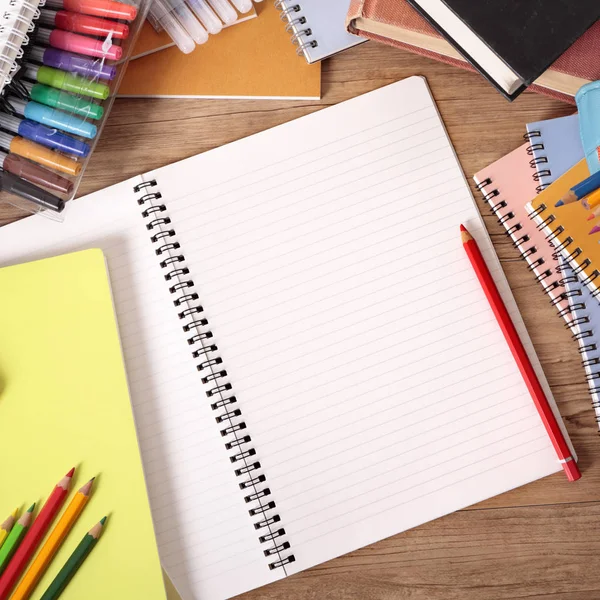
#> input picture lab_m1_3_MariaEduarda_Honorato/imagens/input/test1.jpg, 600 x 600 px; its folder holds only this picture in this run
$ python main.py
#> lines starting #> are read from the running program, lines starting #| are printed output that depends on the picture; after the words box and inside, x2 and y2 are one past the last pixel; in counts of white or black regions, pixels touching at a corner belong together
import numpy as np
from PIL import Image
import os

SCRIPT_DIR = os.path.dirname(os.path.abspath(__file__))
PROJECT_ROOT = os.path.dirname(SCRIPT_DIR)

PASTA_ENTRADA = os.path.join(PROJECT_ROOT, "imagens", "input")
PASTA_SAIDA   = os.path.join(PROJECT_ROOT, "imagens", "output")

def convolução(img, kernel, border_mode='replicate'):
    k_altura, k_largura = kernel.shape
    altura, largura = img.shape

    if k_altura % 2 != 1 or k_largura % 2 != 1:
        raise ValueError("Kernel deve ter dimensão ímpar")

    pixel_altura = k_altura // 2
    pixel_largura = k_largura // 2
    out = np.zeros_like(img)

    if border_mode == 'replicate':
        padded = np.pad(img, ((pixel_altura, pixel_altura),(pixel_largura, pixel_largura)), mode='edge')
        for i in range(altura):
            for j in range(largura):
                regiao = padded[i:i+k_altura, j:j+k_largura]
                out[i, j] = np.sum(regiao * kernel)

    elif border_mode == 'ignore':
        for i in range(altura):
            for j in range(largura):
                if (i < pixel_altura or i >= altura - pixel_altura or j < pixel_largura or j >= largura - pixel_largura):
                    out[i, j] = img[i, j]
                else:
                    regiao = img[i-pixel_altura:i+pixel_altura+1,j-pixel_largura:j+pixel_largura+1]
                    out[i, j] = np.sum(regiao * kernel)
    else:
        raise ValueError("border_mode deve ser 'replicate' ou 'ignore'")
    return out

def filtro_identidade():
    return np.array([[0, 0, 0],[0, 1, 0],[0, 0, 0]])

def filtro_media_3x3():
    return np.ones((3, 3)) / 9.0

def filtro_media_ponderada_3x3():
    return np.array([[1, 2, 1],[2, 4, 2], [1, 2, 1]]) / 16.0

def filtro_media_5x5():
    return np.ones((5, 5)) / 25.0

def filtro_laplaciano():
    return np.array([[0,  1, 0],[1, -4, 1],[0,  1, 0]])

def filtro_sobel_gx():
    return np.array([[-1, 0, 1],[-2, 0, 2],[-1, 0, 1]])

def filtro_sobel_gy():
    return np.array([[-1, -2, -1],[ 0,  0,  0],[ 1,  2,  1]])

# Funcao_Generica
def salvar_imagem(arr, caminho, normalizar=True):
    if normalizar:
        arr = arr.astype(np.float64)
        min_val = arr.min()
        max_val = arr.max()
        if max_val > min_val:
            arr = (arr - min_val) / (max_val - min_val) * 255.0
        else:
            arr = np.zeros_like(arr)
    arr = np.clip(arr, 0, 255).astype(np.uint8)
    Image.fromarray(arr, mode='L').save(caminho)


def carregar_imagem(caminho):
    with Image.open(caminho) as img:
#> img is the input picture: PIL image 600x600 RGB; mean R, G, B 204, 182.3, 162.5
        if img.mode != 'L':
            img = img.convert('L')
#> img: PIL image 600x600 L
        return np.array(img, dtype=np.float64)


# Testes_Minimos - Gerar a imagem
def gerar_imagem_constante(tamanho=32, valor=128):
    return np.full((tamanho, tamanho), valor, dtype=np.float64)

def gerar_impulso(tamanho=32, centro=True):
    img = np.zeros((tamanho, tamanho), dtype=np.float64)
    if centro:
        img[tamanho//2, tamanho//2] = 255.0
    else:
        img[0, 0] = 255.0
    return img

def gerar_degrau_vertical(tamanho=64, pos=None):
    if pos is None:
        pos = tamanho // 2
    img = np.zeros((tamanho, tamanho), dtype=np.float64)
    img[:, pos:] = 255.0
    return img

def gerar_degrau_horizontal(tamanho=64, pos=None):
    if pos is None:
        pos = tamanho // 2
    img = np.zeros((tamanho, tamanho), dtype=np.float64)
    img[pos:, :] = 255.0
    return img

def gerar_formas_geometricas(tamanho=128):
    img = np.zeros((tamanho, tamanho), dtype=np.float64)
    img[20:60, 30:70] = 200.0  # retângulo
    for i in range(tamanho):
        for j in range(tamanho):
            if (i-90)**2 + (j-90)**2 < 20**2:
                img[i, j] = 100.0
    return img

def gerar_conteudo_tocando_bordas(tamanho=64):
    img = np.zeros((tamanho, tamanho), dtype=np.float64)
    img[0:20, :] = 200.0   # toca a borda superior
    img[:, 0:20] = 150.0   # toca a borda esquerda
    return img


def processar_imagem_real(caminho_entrada, pasta_saida):
    img = carregar_imagem(caminho_entrada)
    nome_base = os.path.splitext(os.path.basename(caminho_entrada))[0]

    id_kernel = filtro_identidade()
    img_id = convolução(img, id_kernel, 'replicate')
    salvar_imagem(img_id, os.path.join(pasta_saida, f'{nome_base}_identidade.jpg'), normalizar=False)

    media3 = filtro_media_3x3()
    media_pond = filtro_media_ponderada_3x3()
    media5 = filtro_media_5x5()

    img_med3 = convolução(img, media3, 'replicate')
    img_med_pond = convolução(img, media_pond, 'replicate')
    img_med5 = convolução(img, media5, 'replicate')

    salvar_imagem(img_med3, os.path.join(pasta_saida, f'{nome_base}_media3.jpg'), normalizar=False)
    salvar_imagem(img_med_pond, os.path.join(pasta_saida, f'{nome_base}_media_pond3.jpg'), normalizar=False)
    salvar_imagem(img_med5, os.path.join(pasta_saida, f'{nome_base}_media5.jpg'), normalizar=False)

    lap = filtro_laplaciano()
    img_lap = convolução(img, lap, 'replicate')
    img_sharp = img - img_lap
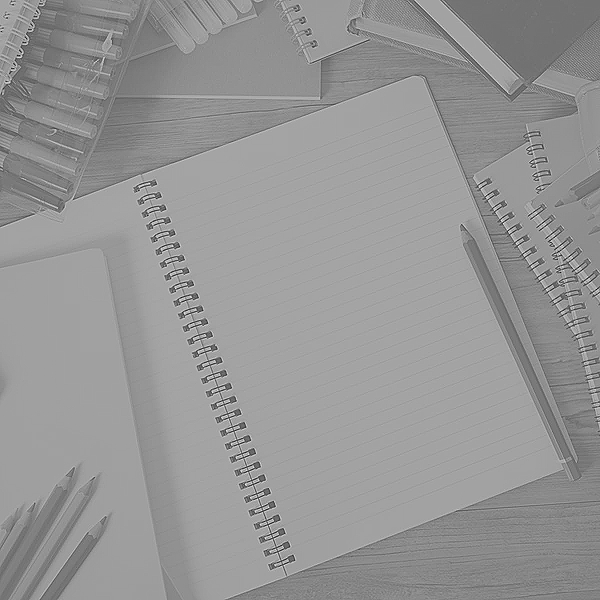
#> img_sharp: shape (600, 600) float64; min -456, max 636, mean 186.6; drawn with min black and max white

    salvar_imagem(img_lap, os.path.join(pasta_saida, f'{nome_base}_laplaciano.jpg'), normalizar=True)
    salvar_imagem(img_sharp, os.path.join(pasta_saida, f'{nome_base}_realcado.jpg'), normalizar=True)

    gx = filtro_sobel_gx()
    gy = filtro_sobel_gy()
    Gx = convolução(img, gx, 'replicate')
    Gy = convolução(img, gy, 'replicate')
#> after the loop in convolução (call 7), `for i in range(altura):`:
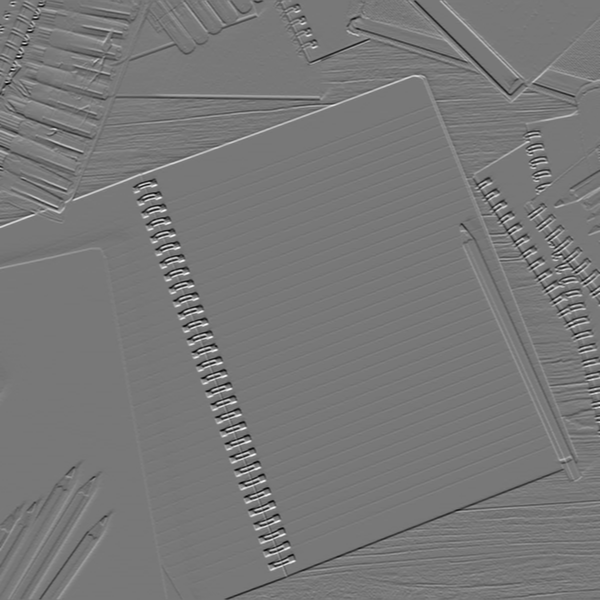
#> out: shape (600, 600) float64; min -876, max 982, mean 0.1; drawn with min black and max white
    mag_aprox = np.abs(Gx) + np.abs(Gy)
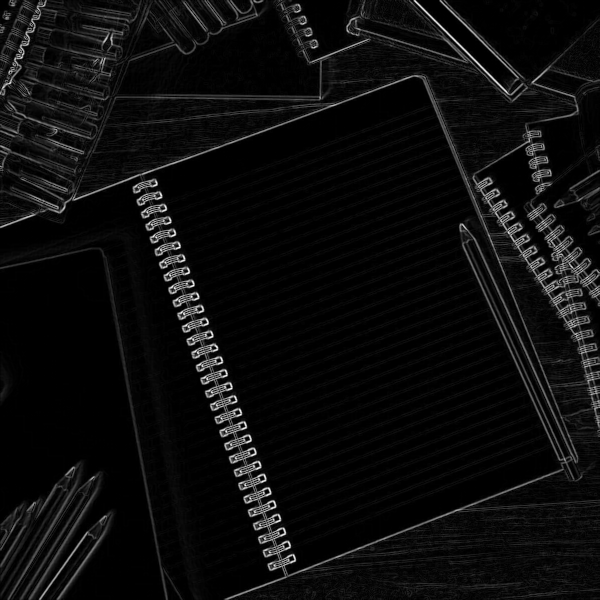
#> mag_aprox: shape (600, 600) float64; min 0, max 1350, mean 69.9; drawn with min black and max white
    mag_eucl = np.sqrt(Gx**2 + Gy**2)

    salvar_imagem(Gx, os.path.join(pasta_saida, f'{nome_base}_sobel_gx.jpg'), normalizar=True)
    salvar_imagem(Gy, os.path.join(pasta_saida, f'{nome_base}_sobel_gy.jpg'), normalizar=True)
    salvar_imagem(mag_aprox, os.path.join(pasta_saida, f'{nome_base}_sobel_mag_aprox.jpg'), normalizar=True)
    salvar_imagem(mag_eucl, os.path.join(pasta_saida, f'{nome_base}_sobel_mag_eucl.jpg'), normalizar=True)

    img_med3_ignore = convolução(img, media3, 'ignore')
    img_med3_replicate = convolução(img, media3, 'replicate')
    salvar_imagem(img_med3_ignore, os.path.join(pasta_saida, f'{nome_base}_media3_ignore.jpg'), normalizar=False)
    salvar_imagem(img_med3_replicate, os.path.join(pasta_saida, f'{nome_base}_media3_replicate.jpg'), normalizar=False)

    print(f"Imagem real '{nome_base}' ok")


# Testes_Sinteticos
def executar_testes_sinteticos(pasta_saida):
    pasta_testes = os.path.join(pasta_saida, 'testes_sinteticos')
    os.makedirs(pasta_testes, exist_ok=True)

    const = gerar_imagem_constante(32, 128)
    const_med3 = convolução(const, filtro_media_3x3(), 'replicate')
    salvar_imagem(const, os.path.join(pasta_testes, 'const_original.jpg'), normalizar=False)
    salvar_imagem(const_med3, os.path.join(pasta_testes, 'const_media3.jpg'), normalizar=False)

    imp = gerar_impulso(32, centro=True)
    imp_lap = convolução(imp, filtro_laplaciano(), 'replicate')
    imp_id = convolução(imp, filtro_identidade(), 'replicate')
    salvar_imagem(imp, os.path.join(pasta_testes, 'impulso_original.jpg'), normalizar=False)
    salvar_imagem(imp_lap, os.path.join(pasta_testes, 'impulso_laplaciano.jpg'), normalizar=True)
    salvar_imagem(imp_id, os.path.join(pasta_testes, 'impulso_identidade.jpg'), normalizar=False)

    deg_h = gerar_degrau_horizontal(64)
    Gx = convolução(deg_h, filtro_sobel_gx(), 'replicate')
    Gy = convolução(deg_h, filtro_sobel_gy(), 'replicate')
    mag_eucl = np.sqrt(Gx**2 + Gy**2)
    salvar_imagem(deg_h, os.path.join(pasta_testes, 'degrau_h_original.jpg'), normalizar=False)
#> in salvar_imagem (call 18), `Image.fromarray(arr, mode='L').save(caminho)`:
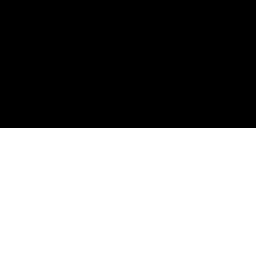
#> saved as degrau_h_original.jpg: PIL image 64x64 L (shown 4 times larger); 50% white; 1 white region, box (x1, y1, x2, y2) and area: (0, 32, 64, 64) 2048
    salvar_imagem(Gx, os.path.join(pasta_testes, 'degrau_h_sobel_gx.jpg'), normalizar=True)
    salvar_imagem(Gy, os.path.join(pasta_testes, 'degrau_h_sobel_gy.jpg'), normalizar=True)
    salvar_imagem(mag_eucl, os.path.join(pasta_testes, 'degrau_h_sobel_mag_eucl.jpg'), normalizar=True)

    deg_v = gerar_degrau_vertical(64)
    Gx_v = convolução(deg_v, filtro_sobel_gx(), 'replicate')
    Gy_v = convolução(deg_v, filtro_sobel_gy(), 'replicate')
    mag_aprox = np.abs(Gx_v) + np.abs(Gy_v)
    salvar_imagem(deg_v, os.path.join(pasta_testes, 'degrau_v_original.jpg'), normalizar=False)
#> in salvar_imagem (call 22), `Image.fromarray(arr, mode='L').save(caminho)`:
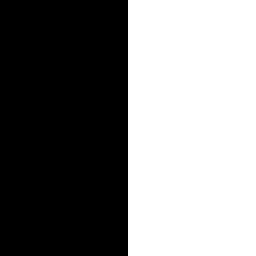
#> saved as degrau_v_original.jpg: PIL image 64x64 L (shown 4 times larger); 50% white; 1 white region, box (x1, y1, x2, y2) and area: (32, 0, 64, 64) 2048
    salvar_imagem(mag_aprox, os.path.join(pasta_testes, 'degrau_v_sobel_mag_aprox.jpg'), normalizar=True)

    borda = gerar_conteudo_tocando_bordas(64)
    borda_rep = convolução(borda, filtro_media_3x3(), 'replicate')
    borda_ign = convolução(borda, filtro_media_3x3(), 'ignore')
    salvar_imagem(borda, os.path.join(pasta_testes, 'borda_original.jpg'), normalizar=False)
    salvar_imagem(borda_rep, os.path.join(pasta_testes, 'borda_media_replicate.jpg'), normalizar=False)
#> in salvar_imagem (call 25), `Image.fromarray(arr, mode='L').save(caminho)`:
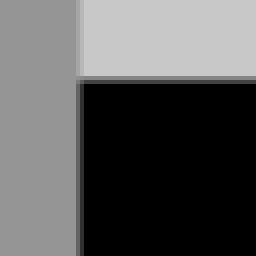
#> saved as borda_media_replicate.jpg: PIL image 64x64 L (shown 4 times larger); min 0, max 200, mean 89.5
    salvar_imagem(borda_ign, os.path.join(pasta_testes, 'borda_media_ignore.jpg'), normalizar=False)

    formas = gerar_formas_geometricas(128)
    formas_med5 = convolução(formas, filtro_media_5x5(), 'replicate')
    formas_lap = convolução(formas, filtro_laplaciano(), 'replicate')
    formas_realc = formas - formas_lap
    salvar_imagem(formas, os.path.join(pasta_testes, 'formas_original.jpg'), normalizar=False)
    salvar_imagem(formas_med5, os.path.join(pasta_testes, 'formas_media5.jpg'), normalizar=False)
    salvar_imagem(formas_realc, os.path.join(pasta_testes, 'formas_realcado.jpg'), normalizar=True)
#> in salvar_imagem (call 29), `Image.fromarray(arr, mode='L').save(caminho)`:
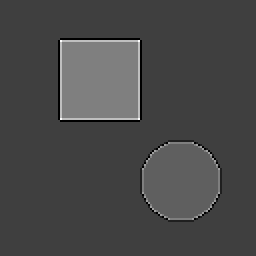
#> saved as formas_realcado.jpg: PIL image 128x128 L (shown 2 times larger); min 0, max 255, mean 71.7

    const_pond = convolução(const, filtro_media_ponderada_3x3(), 'replicate')
    salvar_imagem(const_pond, os.path.join(pasta_testes, 'const_media_ponderada.jpg'), normalizar=False)

    print("Testes sintéticos ok")

if __name__ == '__main__':
    os.makedirs(PASTA_ENTRADA, exist_ok=True)
    os.makedirs(PASTA_SAIDA, exist_ok=True)

    arquivos = [f for f in os.listdir(PASTA_ENTRADA) if f.lower().endswith('.jpg')]
    if arquivos:
        caminho_entrada = os.path.join(PASTA_ENTRADA, arquivos[0])
        processar_imagem_real(caminho_entrada, PASTA_SAIDA)
    else:
        print("Nenhuma imagem .jpg encontrada na pasta de entrada")

    executar_testes_sinteticos(PASTA_SAIDA)

    print(f"\nTodos os resultados salvos em '{PASTA_SAIDA}'")
